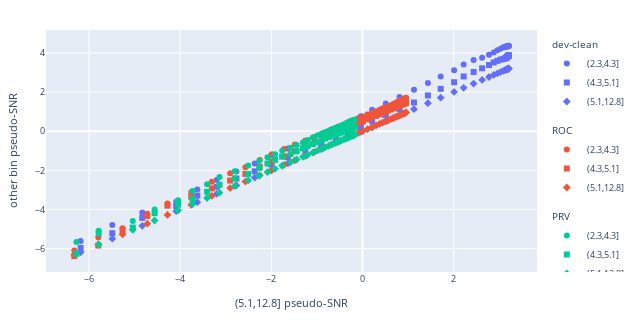

The notebook cell saved with this chart:
### Code cell
# boothroyd's k on SNR

mdl = 'wav2vec2-large-960h-lv60'
latlm = reslm = 'null'

# mdl = 'tdnn_1d_sp'
# latlm = reslm = 'tgsmall'
# reslm = 'tgsmall'

perplm = binlm = 'rnnlm_lstm_1a'

num_bins = 3
num_points = 100
binpart = 'dev-clean'
parts = ('dev-clean', 'ROC', 'PRV')
# parts = ('dev-clean',)
add_intercept = True
include_extrema = True

bounds = bin_series(perp_df.loc[(perp_df['perplm'] == binlm) & (perp_df['part'] == binpart), 'ent'], num_bins)[1]
df = perp_df.loc[(perp_df['perplm'] == perplm) & (perp_df['part'].isin(parts))].copy()
df['ent_bin'] = bin_series(df['ent'], bounds, by_rank=False, fmt="{:.01f}")[0]
bin_cats = df['ent_bin'].dtype.categories

if include_extrema:
    min_bin, max_bin = 0, num_bins - 1
else:
    assert num_bins > 2
    min_bin, max_bin = 1, num_bins - 2
    df = df.loc[df['ent_bin'].isin({bin_cats[bin] for bin in range(min_bin, max_bin + 1)})]

df = df.merge(
    uttwer_df.loc[
        (uttwer_df['reslm'] == reslm) &
        (uttwer_df['latlm'] == latlm) &
        (uttwer_df['mdl'] == mdl)
    ], on=['utt', 'part', 'len'])

df = agg_mean_by_lens(df, 'len', 'wer', ['snr', 'ent_bin', 'part'])
df, df_norm = df.loc[np.isfinite(df['snr'])], df.loc[~np.isfinite(df['snr'])]
df = df.pivot(values='wer', index=['part', 'snr'], columns='ent_bin')
df_norm = df_norm.pivot(values='wer', index=['part'], columns='ent_bin')

fig_acc, fig_loge = go.Figure(), go.Figure()
# log_x_lims = np.log10(100 * df_norm[bin_cats[max_bin]].min()), np.log10(100)
# log_y_lims = np.log10(100 * df_norm[bin_cats[min_bin]].min()), np.log10(100)
# x_interp = np.linspace(1 - df_norm[bin_cats[max_bin]].max(), 1.0, num_points)
# log_x_interp = np.linspace(np.log1p(-df_norm[bin_cats[max_bin]].max()), 0.0, num_points)

# fig_acc.add_scatter(
#     x=[0, 100],
#     y=[0, 100],
#     mode='lines',
#     line_color='gray',
#     showlegend=False,
# )
# fig_loge.add_scatter(
#     x=[10 ** log_y_lims[0], 100],
#     y=[10 ** log_y_lims[0], 100],
#     mode='lines',
#     line_color='gray',
#     showlegend=False,
# )

fits = []
# A, B, C = 1 / 1.023, -2.671, 3.033
X = -logit(df[bin_cats[max_bin]])
# X = inv_zhang_func(1 - df[bin_cats[bin]], A, B, C)
display(X.head())
for colour, part in enumerate(parts):
    x = X.loc[part]
    for symbol, bin in enumerate(range(min_bin, max_bin + 1)):
        # y = inv_zhang_func(1 - df.loc[part, bin_cats[bin]], A, B, C)
        y = -logit(df.loc[part, bin_cats[bin]])
        fig_acc.add_scatter(
            x=x, y=y,
            name=bin_cats[bin],
            mode='markers',
            legendgroup=part,
            legendgrouptitle=dict(text=part),
            marker=dict(color=px.colors.qualitative.Plotly[colour], symbol=symbol),
        )
        # fig_loge.add_scatter(
        #     x=100 * x, y=100 * y,
        #     name=bin_cats[bin],
        #     mode='markers',
        #     legendgroup=part,
        #     legendgrouptitle=dict(text=part),
        #     marker=dict(color=px.colors.qualitative.Plotly[colour], symbol=symbol),
        # )
        fit = pg.linear_regression(x, y, add_intercept)
        # k = fit.loc[fit['names'] == bin_cats[max_bin], 'coef'].iloc[0]
        # c = fit.loc[fit['names'] == 'Intercept', 'coef'].iloc[0] if add_intercept else 0
        # c = np.exp(c)
        fit['part'] = part
        fit['y'] = bin_cats[bin]
        fits.append(fit)
#     y = df[bin_cats[bin]].to_numpy()
#     # k, c = boothroyd_fit(
#     #     np.log(x),
#     #     np.log(y.to_numpy()),
#     #     fit_exponent=fit_exponent,
#     #     add_intercept=add_intercept,
#     #     resample_points=resample_points,
#     # )
#     # fit = pg.linear_regression(np.log(x), np.log(y), add_intercept)
#     # fits.append(fit)
#     # k = fit.loc[fit['names'] == 'x1', 'coef'].iloc[0]
#     # c = np.exp(fit.loc[fit['names'] == 'x1', 'coef'].iloc[0]) if add_intercept else 1.0
#     # yguess = boothroyd_func(x, k, c)
#     # N = len(y)
#     y_interp = boothroyd_func(x_interp, k, c)
#     interp_name = f"k={k:.02f}" + (f", c={c:.02f}" if add_intercept else "")

#     # fig_acc.add_scatter(
#     #     x=100 - 100 * x_interp, y=100 - 100 * y_interp,
#     #     name=interp_name,
#     #     legendgroup="fits",
#     #     mode='lines', opacity=0.5,
#     #     line=dict(color=colour),
#     # )

#     # log_y_interp = log_boothroyd_func(log_x_interp, k, c)
#     # fig_loge.add_scatter(
#     #     x=100 * np.exp(log_x_interp), y=100 * np.exp(log_y_interp),
#     #     mode='lines',
#     #     opacity=0.5,
#     #     name=interp_name,
#     #     legendgroup="fits",
#     #     line=dict(color=colour),
#     # )
print("Boothroyd & Nittrouer model fits")
display(pd.concat(fits).round(3))

print("in-context vs. out-of-context accuracy and B & N fits")
fig_acc.update_layout(
    xaxis=dict(title=f'{bin_cats[max_bin]} pseudo-SNR', tickformat='d'),
    yaxis=dict(title='other bin pseudo-SNR', tickformat='d'),
    margin=MARGINS_PX,
    width=DOUBLE_COL_SIZE_PX, height=DOUBLE_COL_SIZE_PX / 2,
    font=dict(size=FONT_SIZE),
)
fig_acc.show()


# print("in-context vs. out-of-context error rates and B & N fits")
# fig_loge.update_layout(
#     xaxis=dict(title=f'{bin_cats[max_bin]} error (%)', range=[0, 100], tickformat='d'),
#     yaxis=dict(title='other bin error (%)', range=[0, 100], tickformat='d'),
#     margin=MARGINS_PX,
#     width=DOUBLE_COL_SIZE_PX, height=DOUBLE_COL_SIZE_PX / 2,
#     font=dict(size=FONT_SIZE),
# )
# fig_loge.update_xaxes(type='log', range=log_x_lims)
# fig_loge.update_yaxes(type='log', range=log_y_lims)
# fig_loge.show()

### Figure 1 — Plotly figure (JSON) as saved in the notebook; plotly's stock layout.template omitted (floating-point values rounded to 4 significant figures)
{"data": [{"legendgroup": "dev-clean", "legendgrouptitle": {"text": "dev-clean"}, "marker": {"color": "#636EFA", "symbol": 0}, "mode": "markers", "name": "(2.3,4.3]", "type": "scatter", "x": [-6.185, -5.49, -4.833, -4.087, -3.625, -3.199, -2.767, -2.365, -2.005, -1.636, -1.254, -0.9069, -0.5837, -0.3179, -0.03586, 0.2109, 0.5109, 0.8124, 1.129, 1.435, 1.716, 2.01, 2.22, 2.438, 2.625, 2.775, 2.88, 2.96, 3.029, 3.089, 3.128, 3.143, 3.161, 3.159, 3.177, 3.184, 3.201, 3.197, 3.208, 3.208, 3.206], "y": [-5.616, -4.797, -4.148, -3.605, -2.979, -2.495, -2.057, -1.647, -1.245, -0.8797, -0.5181, -0.197, 0.1344, 0.4524, 0.7705, 1.1, 1.423, 1.758, 2.129, 2.467, 2.802, 3.12, 3.41, 3.648, 3.758, 3.915, 4.033, 4.145, 4.215, 4.295, 4.299, 4.316, 4.333, 4.345, 4.345, 4.35, 4.345, 4.345, 4.367, 4.367, 4.35]}, {"legendgroup": "dev-clean", "legendgrouptitle": {"text": "dev-clean"}, "marker": {"color": "#636EFA", "symbol": 1}, "mode": "markers", "name": "(4.3,5.1]", "type": "scatter", "x": [-6.185, -5.49, -4.833, -4.087, -3.625, -3.199, -2.767, -2.365, -2.005, -1.636, -1.254, -0.9069, -0.5837, -0.3179, -0.03586, 0.2109, 0.5109, 0.8124, 1.129, 1.435, 1.716, 2.01, 2.22, 2.438, 2.625, 2.775, 2.88, 2.96, 3.029, 3.089, 3.128, 3.143, 3.161, 3.159, 3.177, 3.184, 3.201, 3.197, 3.208, 3.208, 3.206], "y": [-5.961, -5.21, -4.429, -3.83, -3.292, -2.839, -2.42, -2.048, -1.69, -1.325, -1.003, -0.6813, -0.3612, -0.07891, 0.2179, 0.528, 0.8228, 1.14, 1.47, 1.83, 2.17, 2.507, 2.802, 3.032, 3.22, 3.387, 3.518, 3.599, 3.666, 3.69, 3.728, 3.732, 3.76, 3.773, 3.814, 3.837, 3.844, 3.863, 3.868, 3.88, 3.89]}, {"legendgroup": "dev-clean", "legendgrouptitle": {"text": "dev-clean"}, "marker": {"color": "#636EFA", "symbol": 2}, "mode": "markers", "name": "(5.1,12.8]", "type": "scatter", "x": [-6.185, -5.49, -4.833, -4.087, -3.625, -3.199, -2.767, -2.365, -2.005, -1.636, -1.254, -0.9069, -0.5837, -0.3179, -0.03586, 0.2109, 0.5109, 0.8124, 1.129, 1.435, 1.716, 2.01, 2.22, 2.438, 2.625, 2.775, 2.88, 2.96, 3.029, 3.089, 3.128, 3.143, 3.161, 3.159, 3.177, 3.184, 3.201, 3.197, 3.208, 3.208, 3.206], "y": [-6.185, -5.49, -4.833, -4.087, -3.625, -3.199, -2.767, -2.365, -2.005, -1.636, -1.254, -0.9069, -0.5837, -0.3179, -0.03586, 0.2109, 0.5109, 0.8124, 1.129, 1.435, 1.716, 2.01, 2.22, 2.438, 2.625, 2.775, 2.88, 2.96, 3.029, 3.089, 3.128, 3.143, 3.161, 3.159, 3.177, 3.184, 3.201, 3.197, 3.208, 3.208, 3.206]}, {"legendgroup": "ROC", "legendgrouptitle": {"text": "ROC"}, "marker": {"color": "#EF553B", "symbol": 0}, "mode": "markers", "name": "(2.3,4.3]", "type": "scatter", "x": [-6.324, -5.797, -5.265, -4.722, -4.279, -3.757, -3.307, -2.904, -2.57, -2.253, -1.99, -1.719, -1.485, -1.257, -1.049, -0.8593, -0.6867, -0.5205, -0.366, -0.2207, -0.09491, 0.009049, 0.1086, 0.2061, 0.2983, 0.3785, 0.4432, 0.5079, 0.5632, 0.6191, 0.6651, 0.7015, 0.7438, 0.7751, 0.8135, 0.8461, 0.8772, 0.9014, 0.9196, 0.94, 0.9587], "y": [-6.1, -5.43, -4.964, -4.216, -3.689, -3.117, -2.586, -2.146, -1.835, -1.465, -1.169, -0.9061, -0.6791, -0.4825, -0.2874, -0.1052, 0.08865, 0.2501, 0.3901, 0.5288, 0.6611, 0.7614, 0.858, 0.9385, 1.027, 1.098, 1.172, 1.234, 1.279, 1.323, 1.383, 1.424, 1.472, 1.504, 1.546, 1.575, 1.627, 1.664, 1.679, 1.683, 1.708]}, {"legendgroup": "ROC", "legendgrouptitle": {"text": "ROC"}, "marker": {"color": "#EF553B", "symbol": 1}, "mode": "markers", "name": "(4.3,5.1]", "type": "scatter", "x": [-6.324, -5.797, -5.265, -4.722, -4.279, -3.757, -3.307, -2.904, -2.57, -2.253, -1.99, -1.719, -1.485, -1.257, -1.049, -0.8593, -0.6867, -0.5205, -0.366, -0.2207, -0.09491, 0.009049, 0.1086, 0.2061, 0.2983, 0.3785, 0.4432, 0.5079, 0.5632, 0.6191, 0.6651, 0.7015, 0.7438, 0.7751, 0.8135, 0.8461, 0.8772, 0.9014, 0.9196, 0.94, 0.9587], "y": [-6.385, -5.841, -5.056, -4.329, -3.802, -3.348, -2.923, -2.519, -2.179, -1.83, -1.556, -1.278, -1.027, -0.7725, -0.5627, -0.3634, -0.194, -0.03382, 0.1302, 0.284, 0.3977, 0.5003, 0.6109, 0.7074, 0.7931, 0.8658, 0.9443, 0.9984, 1.063, 1.119, 1.169, 1.205, 1.248, 1.276, 1.316, 1.358, 1.376, 1.405, 1.424, 1.433, 1.453]}, {"legendgroup": "ROC", "legendgrouptitle": {"text": "ROC"}, "marker": {"color": "#EF553B", "symbol": 2}, "mode": "markers", "name": "(5.1,12.8]", "type": "scatter", "x": [-6.324, -5.797, -5.265, -4.722, -4.279, -3.757, -3.307, -2.904, -2.57, -2.253, -1.99, -1.719, -1.485, -1.257, -1.049, -0.8593, -0.6867, -0.5205, -0.366, -0.2207, -0.09491, 0.009049, 0.1086, 0.2061, 0.2983, 0.3785, 0.4432, 0.5079, 0.5632, 0.6191, 0.6651, 0.7015, 0.7438, 0.7751, 0.8135, 0.8461, 0.8772, 0.9014, 0.9196, 0.94, 0.9587], "y": [-6.324, -5.797, -5.265, -4.722, -4.279, -3.757, -3.307, -2.904, -2.57, -2.253, -1.99, -1.719, -1.485, -1.257, -1.049, -0.8593, -0.6867, -0.5205, -0.366, -0.2207, -0.09491, 0.009049, 0.1086, 0.2061, 0.2983, 0.3785, 0.4432, 0.5079, 0.5632, 0.6191, 0.6651, 0.7015, 0.7438, 0.7751, 0.8135, 0.8461, 0.8772, 0.9014, 0.9196, 0.94, 0.9587]}, {"legendgroup": "PRV", "legendgrouptitle": {"text": "PRV"}, "marker": {"color": "#00CC96", "symbol": 0}, "mode": "markers", "name": "(2.3,4.3]", "type": "scatter", "x": [-6.278, -5.789, -5.041, -4.562, -4.046, -3.729, -3.41, -3.138, -2.802, -2.508, -2.268, -2.086, -1.919, -1.763, -1.578, -1.444, -1.307, -1.203, -1.09, -0.9809, -0.893, -0.815, -0.7403, -0.6534, -0.5893, -0.5374, -0.4862, -0.4505, -0.4059, -0.3685, -0.3356, -0.3039, -0.2834, -0.262, -0.2305, -0.2103, -0.1979, -0.1932, -0.1865, -0.1772, -0.1696], "y": [-5.661, -5.085, -4.589, -3.999, -3.532, -3.059, -2.702, -2.334, -2.041, -1.755, -1.521, -1.334, -1.177, -0.9978, -0.8472, -0.7032, -0.5727, -0.4406, -0.3168, -0.2094, -0.1189, -0.03601, 0.0293, 0.1144, 0.176, 0.2207, 0.2575, 0.3109, 0.3476, 0.3935, 0.4392, 0.467, 0.4978, 0.5307, 0.5413, 0.5577, 0.564, 0.5645, 0.5795, 0.5902, 0.5887]}, {"legendgroup": "PRV", "legendgrouptitle": {"text": "PRV"}, "marker": {"color": "#00CC96", "symbol": 1}, "mode": "markers", "name": "(4.3,5.1]", "type": "scatter", "x": [-6.278, -5.789, -5.041, -4.562, -4.046, -3.729, -3.41, -3.138, -2.802, -2.508, -2.268, -2.086, -1.919, -1.763, -1.578, -1.444, -1.307, -1.203, -1.09, -0.9809, -0.893, -0.815, -0.7403, -0.6534, -0.5893, -0.5374, -0.4862, -0.4505, -0.4059, -0.3685, -0.3356, -0.3039, -0.2834, -0.262, -0.2305, -0.2103, -0.1979, -0.1932, -0.1865, -0.1772, -0.1696], "y": [-6.258, -5.22, -4.924, -4.184, -3.749, -3.454, -3.093, -2.735, -2.406, -2.176, -1.872, -1.646, -1.465, -1.3, -1.17, -1.015, -0.8727, -0.7527, -0.6539, -0.5508, -0.4496, -0.3661, -0.2986, -0.2315, -0.1737, -0.1168, -0.07817, -0.03199, 0.0002809, 0.03822, 0.05352, 0.07988, 0.104, 0.1276, 0.1438, 0.1666, 0.1891, 0.1971, 0.2057, 0.2171, 0.2277]}, {"legendgroup": "PRV", "legendgrouptitle": {"text": "PRV"}, "marker": {"color": "#00CC96", "symbol": 2}, "mode": "markers", "name": "(5.1,12.8]", "type": "scatter", "x": [-6.278, -5.789, -5.041, -4.562, -4.046, -3.729, -3.41, -3.138, -2.802, -2.508, -2.268, -2.086, -1.919, -1.763, -1.578, -1.444, -1.307, -1.203, -1.09, -0.9809, -0.893, -0.815, -0.7403, -0.6534, -0.5893, -0.5374, -0.4862, -0.4505, -0.4059, -0.3685, -0.3356, -0.3039, -0.2834, -0.262, -0.2305, -0.2103, -0.1979, -0.1932, -0.1865, -0.1772, -0.1696], "y": [-6.278, -5.789, -5.041, -4.562, -4.046, -3.729, -3.41, -3.138, -2.802, -2.508, -2.268, -2.086, -1.919, -1.763, -1.578, -1.444, -1.307, -1.203, -1.09, -0.9809, -0.893, -0.815, -0.7403, -0.6534, -0.5893, -0.5374, -0.4862, -0.4505, -0.4059, -0.3685, -0.3356, -0.3039, -0.2834, -0.262, -0.2305, -0.2103, -0.1979, -0.1932, -0.1865, -0.1772, -0.1696]}], "layout": {"font": {"size": 9}, "height": 320.5, "margin": {"b": 30, "l": 30, "r": 30, "t": 30}, "width": 641, "xaxis": {"tickformat": "d", "title": {"text": "(5.1,12.8] pseudo-SNR"}}, "yaxis": {"tickformat": "d", "title": {"text": "other bin pseudo-SNR"}}}}
